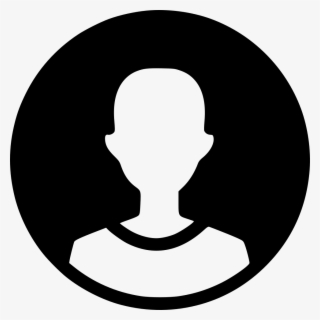
#> input picture gui/image/ok.png, 320 x 320 px, found by its file name
$ python circle-image.py   (older library calls are emulated)
#> lines starting #> are read from the running program, lines starting #| are printed output that depends on the picture

from PIL import Image, ImageOps, ImageDraw

im = Image.open('D:\collegeproject\gui\image\ok.png')
#> im is the input picture: PIL image 320x320 RGB; min 0, max 248, mean 125.6
im = im.resize((120, 120));
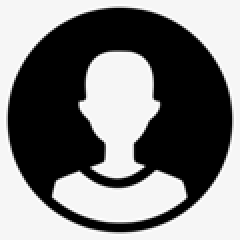
#> im: PIL image 120x120 RGB (shown 2 times larger); min 0, max 255, mean 125.8
bigsize = (im.size[0] * 3, im.size[1] * 3)
#> bigsize = (360, 360)
mask = Image.new('L', bigsize, 0)
#> mask: PIL image 360x360 L; every value is 0
draw = ImageDraw.Draw(mask)
draw.ellipse((0, 0) + bigsize, fill=255)
mask = mask.resize(im.size, Image.ANTIALIAS)
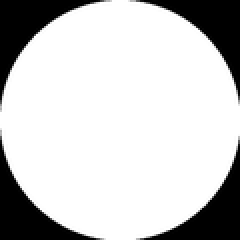
#> mask: PIL image 120x120 L (shown 2 times larger); min 0, max 255, mean 201.2
im.putalpha(mask)
#> im: PIL image 120x120 RGBA

output = ImageOps.fit(im, mask.size, centering=(0.5, 0.5))
output.putalpha(mask)
output.save('D:\collegeproject\gui\image\ok.png')

background = Image.open('D:\collegeproject\gui\image\ok.png')
background.paste(im, (150, 10), im)
background.save('D:\collegeproject\gui\image\ok.png')

$ run again, with gui/image/team48.png copied over gui/image/ok.png
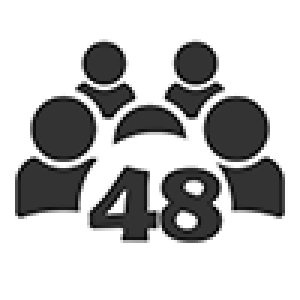
#> input picture gui/image/team48.png, 100 x 100 px, found by its file name (shown 3 times larger)
#> im is the input picture: PIL image 100x100 RGB; min 0, max 255, mean 192.9
#> `im = im.resize((120, 120));`:
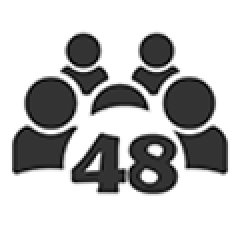
#> im: PIL image 120x120 RGB (shown 2 times larger); min 0, max 255, mean 192.6
